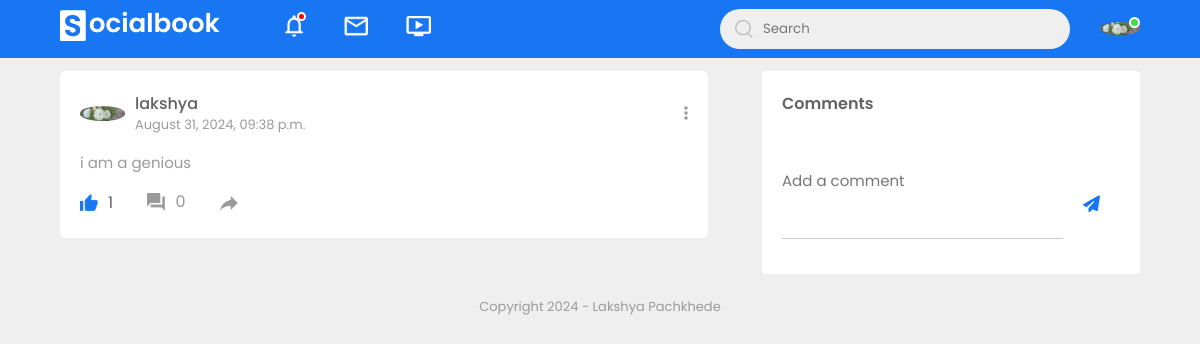
The page /post/48 (signed in) on the database as committed earlier.
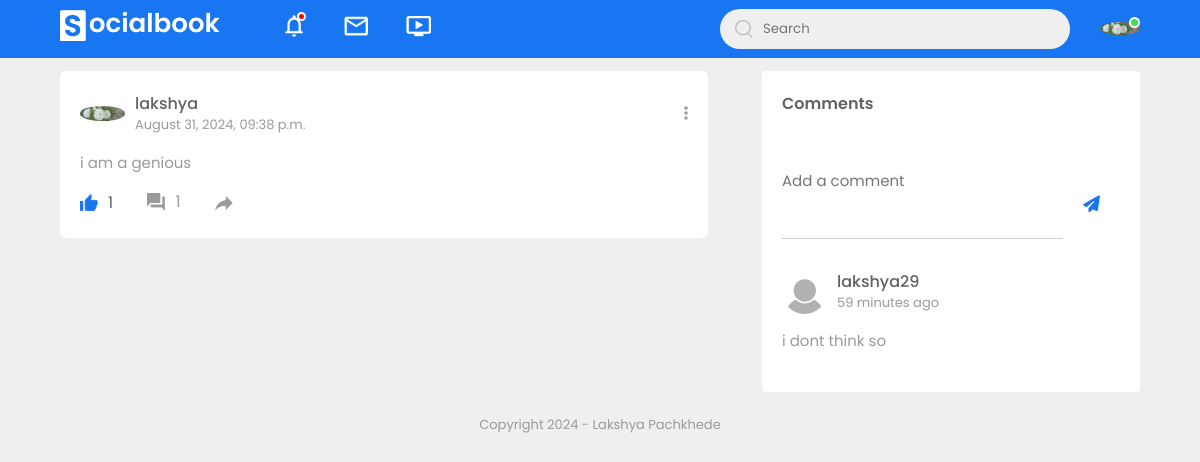
The same page on the database as committed later.
### posts/models.py (models this page shows, shortened)
class Post(models.Model):
    author = models.ForeignKey(User, on_delete=models.CASCADE)
    date_posted = models.DateTimeField(auto_now_add=True)
    caption = models.TextField()
    images = models.ManyToManyField("Image", related_name="photo_post", blank=True)

class Comment(models.Model):
    post = models.ForeignKey(Post, related_name="comments", on_delete=models.CASCADE)
    author = models.ForeignKey(User, on_delete=models.CASCADE)
    text = models.TextField()
    created_at = models.DateTimeField(auto_now_add=True)

### users/models.py (models this page shows, shortened)
class Profile(models.Model):
    user = models.OneToOneField(User, on_delete=models.CASCADE)
    intro = models.CharField(max_length=100, blank=True)
    banner_image = models.ImageField(default="default-banner.jpg", upload_to="profile_pics/banner")
    user_image = models.ImageField(default="default.png", upload_to="profile_pics/user_image")
    works = models.CharField(blank=True, max_length=50)
    education = models.CharField(blank=True, max_length=50)
    home = models.CharField(blank=True, max_length=50)
    location = models.CharField(blank=True, max_length=50)
    friends = models.ManyToManyField('self', blank=True, symmetrical=False, related_name="friends_with")

### posts/views.py (the view)
# urls.py: path('post/<int:pk>', views.PostDetailView.as_view(), name='post-detail'),
class PostDetailView(LoginRequiredMixin, DetailView):
    model = Post

### posts/templatetags/custom_filters.py (called while the page is built)
@register.filter(name='has_liked')
def has_liked(post, user):
    return post.likes.filter(author=user).exists()

### posts/templates/posts/post_detail.html (shortened to what this page needs)
{% extends "posts/base.html" %}
{% load static %}
{% block content %}
{% load custom_filters %}
<div class="main">
<div class="post-container post-detail-container">
    <div class="post-row">
        <div class="user-profile">
            <img src="{{post.author.profile.user_image.url}}">
            <div>
                <p>{{ post.author.username }}</p>
                <span>{{ post.date_posted|date:"F j, Y, h:i a" }}</span>
            </div>
        </div>
        {% if post.author == user %}
        <div class="menu-container menu{{ post.id }}">
            <a class="menu-icon" onclick="toggleDropdown('menu{{ post.id }}')">
                <i class="fas fa-ellipsis-v"></i>
            </a>
        </div>
        {% endif %}
    </div>
    <p class="post-text">{{ post.caption }}</p>
    <div class="post-row">
        <div class="activity-icons">
            <div id="like-section-{{post.id}}">
                {% if post|has_liked:user %}
                    <img src="{% static "posts/images/like-blue.png" %}" id="like-icon-{{post.id}}" class="like-icon" data-liked="true">
                {% else %}
                    <img src="{% static "posts/images/like.png" %}" id="like-icon-{{post.id}}" class="like-icon" data-liked="false">
                {% endif %}
                <span id="likes-count-{{post.id}}">{{ post.likes.count }}</span>
            </div>
            <a href="{% url "post-detail" post.pk%}"><div><img src="{% static "posts/images/comments.png" %}">{{ post.comments.count }}</div></a>
            <div class="share-btn" data-post-id={{post.id}}><img src="{% static "posts/images/share.png" %}">  <span id="share-count-{{post.id}}">{{ post.total_shares }}</span></div>
        </div>
    </div>
</div>
<div class="right-sidebar post-comments-container">
    <div class="sidebar-title">
        <h4>Comments</h4>
    </div>
    <form action="{% url "comment-post" post.pk %}" method='post' enctype="multipart/form-data">
    <div class="post-input-container comments-input">
        <textarea rows="3" placeholder="Add a comment" name="text" class="post-text"></textarea>
        <button type="submit" class="hide-button"><i class="fa-solid fa-paper-plane fa-lg" style="color: #1876f2;"></i></button>
    </div>
</form>
{% for comment in post.comments.all %}
    <div class="post-container comment-container">
        <div class="post-row">
            <div class="user-profile">
                <img src="{{comment.author.profile.user_image.url}}">
                <div>
                    <p>{{ comment.author.username }}</p>
                    <span>{{ comment.created_at|timesince }} ago</span>
                </div>
            </div>
        </div>
        <p class="post-text">{{ comment.text }}</p>
    </div>
    {% endfor %}
</div>
</div>
{% endblock content %}

Rows that differ between the two databases and show on the page:
computed for Post "i am a genious": comments.count "0" → "1"
added Comment: author.profile.user_image (placeholder picture), author.username "lakshya29", created_at "59 minutes", text "i dont think so"
